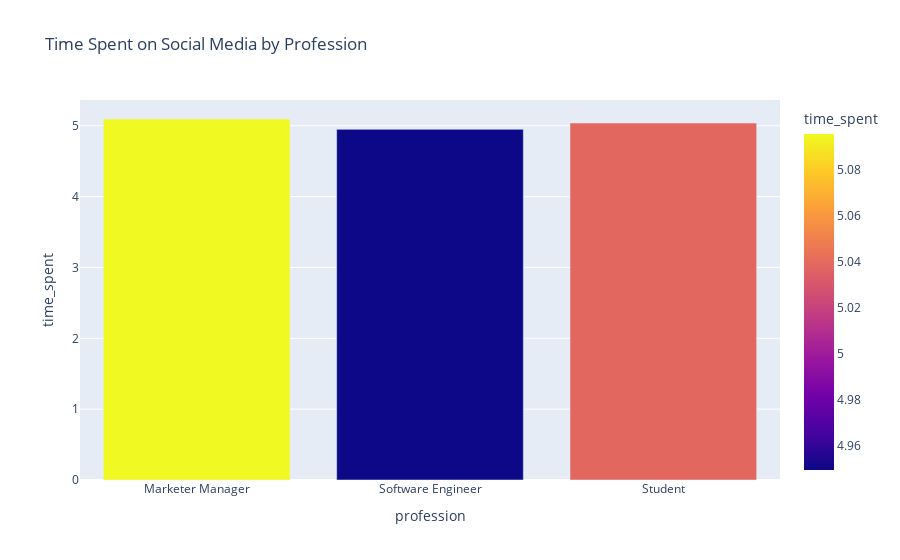

Write notebook code for a chart like this one.
### Code cell
avg_time_professionwise=train.groupby(by=['profession']).agg({'time_spent':'mean'}).reset_index()
avg_time_professionwise
fig=px.bar(avg_time_professionwise,x='profession',y='time_spent',color='time_spent',title='Time Spent on Social Media by Profession')
fig.show(render='iframe')

### Figure 1 — Plotly figure (JSON) as saved in the notebook; plotly's stock layout.template omitted (floating-point values rounded to 4 significant figures)
{"data": [{"alignmentgroup": "True", "hovertemplate": "profession=%{x}<br>time_spent=%{marker.color}<extra></extra>", "legendgroup": "", "marker": {"color": [5.096, 4.949, 5.039], "coloraxis": "coloraxis", "pattern": {"shape": ""}}, "name": "", "offsetgroup": "", "orientation": "v", "showlegend": false, "textposition": "auto", "type": "bar", "x": ["Marketer Manager", "Software Engineer", "Student"], "xaxis": "x", "y": [5.096, 4.949, 5.039], "yaxis": "y"}], "layout": {"barmode": "relative", "coloraxis": {"colorbar": {"title": {"text": "time_spent"}}, "colorscale": [[0, "#0d0887"], [0.1111, "#46039f"], [0.2222, "#7201a8"], [0.3333, "#9c179e"], [0.4444, "#bd3786"], [0.5556, "#d8576b"], [0.6667, "#ed7953"], [0.7778, "#fb9f3a"], [0.8889, "#fdca26"], [1, "#f0f921"]]}, "legend": {"tracegroupgap": 0}, "title": {"text": "Time Spent on Social Media by Profession"}, "xaxis": {"anchor": "y", "domain": [0, 1], "title": {"text": "profession"}}, "yaxis": {"anchor": "x", "domain": [0, 1], "title": {"text": "time_spent"}}}}
